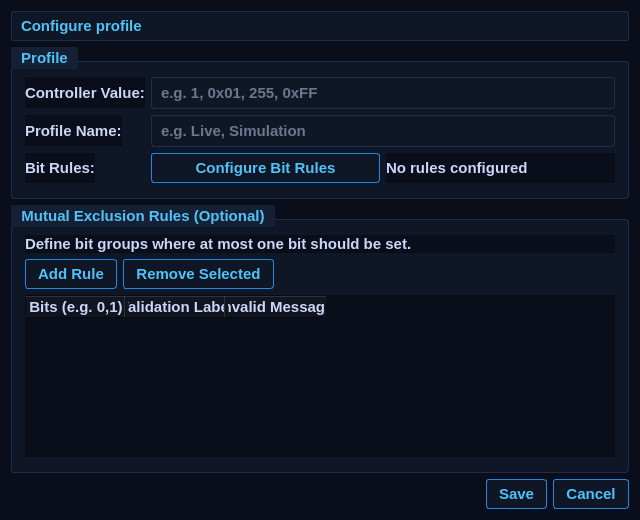
<?xml version="1.0" encoding="UTF-8"?>
<ui version="4.0">
 <class>ConditionalProfileDialog</class>
 <widget class="QDialog" name="ConditionalProfileDialog">
  <property name="geometry"><rect><x>0</x><y>0</y><width>640</width><height>520</height></rect></property>
  <property name="windowTitle"><string>Profile Configuration</string></property>
  <property name="styleSheet"><string>QWidget{font-family:&quot;Bahnschrift&quot;,&quot;Arial Narrow&quot;,Arial;font-size:11pt;font-weight:600;color:#ccd6f6;background-color:#0a0e1a;}QDialog{background-color:#0a0e1a;}QGroupBox{background-color:#0f1626;border:1px solid #1e2d4a;border-radius:3px;margin-top:14px;padding:6px 4px;}QGroupBox::title{subcontrol-origin:margin;subcontrol-position:top left;padding:2px 8px;color:#4fc3f7;background-color:#162035;border-radius:2px;font-weight:700;}QLineEdit{background-color:#0f1626;border:1px solid #1e2d4a;border-radius:3px;padding:5px 7px;color:#ccd6f6;selection-background-color:#1c3a6e;}QLineEdit:focus{border:1px solid #1e88e5;}QPushButton{background-color:#0f1626;border:1px solid #1e88e5;border-radius:3px;padding:5px 12px;color:#4fc3f7;font-weight:700;}QPushButton:hover{background-color:#1c3a6e;color:#ffffff;}QPushButton:pressed{background-color:#1565c0;}QLabel#lblInfo{color:#4fc3f7;background-color:#0f1626;border:1px solid #1e2d4a;border-radius:2px;padding:5px;}</string></property>
  <layout class="QVBoxLayout" name="mainLayout">
   <item><widget class="QLabel" name="lblInfo"><property name="text"><string>Configure profile</string></property><property name="wordWrap"><bool>true</bool></property></widget></item>
   <item>
    <widget class="QGroupBox" name="profileGroup">
     <property name="title"><string>Profile</string></property>
     <layout class="QFormLayout" name="formLayout">
      <item row="0" column="0"><widget class="QLabel" name="lblControllerValue"><property name="text"><string>Controller Value:</string></property></widget></item>
      <item row="0" column="1"><widget class="QLineEdit" name="edtControllerValue"><property name="placeholderText"><string>e.g. 1, 0x01, 255, 0xFF</string></property></widget></item>
      <item row="1" column="0"><widget class="QLabel" name="lblProfileName"><property name="text"><string>Profile Name:</string></property></widget></item>
      <item row="1" column="1"><widget class="QLineEdit" name="edtProfileName"><property name="placeholderText"><string>e.g. Live, Simulation</string></property></widget></item>
      <item row="2" column="0"><widget class="QLabel" name="lblRules"><property name="text"><string>Bit Rules:</string></property></widget></item>
      <item row="2" column="1">
       <layout class="QHBoxLayout" name="rulesLayout">
        <item><widget class="QPushButton" name="btnConfigureRules"><property name="text"><string>Configure Bit Rules</string></property></widget></item>
        <item><widget class="QLabel" name="lblRuleCount"><property name="text"><string>No rules configured</string></property></widget></item>
       </layout>
      </item>
     </layout>
    </widget>
   </item>
   <item>
    <widget class="QGroupBox" name="exclusionGroup">
     <property name="title"><string>Mutual Exclusion Rules (Optional)</string></property>
     <layout class="QVBoxLayout" name="exclusionLayout">
      <item><widget class="QLabel" name="lblExclusionInfo"><property name="text"><string>Define bit groups where at most one bit should be set.</string></property><property name="wordWrap"><bool>true</bool></property></widget></item>
      <item>
       <layout class="QHBoxLayout" name="exclusionButtonLayout">
        <item><widget class="QPushButton" name="btnAddExclusion"><property name="text"><string>Add Rule</string></property></widget></item>
        <item><widget class="QPushButton" name="btnRemoveExclusion"><property name="text"><string>Remove Selected</string></property></widget></item>
        <item><spacer name="exclusionButtonStretch"><property name="orientation"><enum>Qt::Horizontal</enum></property><property name="sizeHint" stdset="0"><size><width>40</width><height>20</height></size></property></spacer></item>
       </layout>
      </item>
      <item>
       <widget class="QTableWidget" name="tblExclusionRules">
        <property name="alternatingRowColors"><bool>true</bool></property>
        <property name="selectionBehavior"><enum>QAbstractItemView::SelectRows</enum></property>
        <property name="selectionMode"><enum>QAbstractItemView::SingleSelection</enum></property>
        <property name="minimumSize"><size><width>0</width><height>150</height></size></property>
        <column><property name="text"><string>Bits (e.g. 0,1)</string></property></column>
        <column><property name="text"><string>Validation Label</string></property></column>
        <column><property name="text"><string>Invalid Message</string></property></column>
       </widget>
      </item>
     </layout>
    </widget>
   </item>
   <item><widget class="QDialogButtonBox" name="buttonBox"><property name="orientation"><enum>Qt::Horizontal</enum></property><property name="standardButtons"><set>QDialogButtonBox::Cancel|QDialogButtonBox::Save</set></property></widget></item>
  </layout>
 </widget>
 <resources/>
 <connections/>
</ui>
